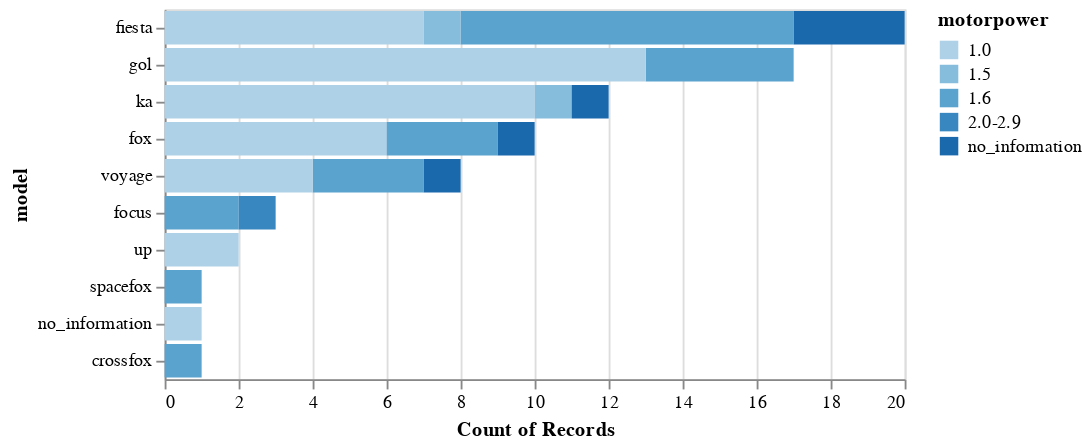

Notebook code cell kept with this figure:
### Code cell
model_power_count(df)

### Figure 1 — Vega-Lite specification as saved in the notebook (floating-point values rounded to 4 significant figures)
{"config": {"view": {"continuousWidth": 400, "continuousHeight": 300}}, "data": {"name": "data-31d66b30673757fd7707bbc3981cf8e4"}, "mark": "bar", "encoding": {"color": {"type": "ordinal", "field": "motorpower"}, "tooltip": [{"type": "nominal", "field": "motorpower"}, {"type": "quantitative", "aggregate": "count"}], "x": {"type": "quantitative", "aggregate": "count"}, "y": {"type": "nominal", "field": "model", "sort": {"encoding": "x", "order": "descending"}}}, "selection": {"selector003": {"type": "interval", "bind": "scales", "encodings": ["x", "y"]}}, "$schema": "https://vega.github.io/schema/vega-lite/v4.8.1.json", "datasets": {"data-31d66b30673757fd7707bbc3981cf8e4": [{"brand": "ford", "model": "fiesta", "version": "fiesta sedan se 1.6 8v flex 4p", "gearbox": "manual", "cartype": "passeio", "regdate": 2013, "mileage": 100, "motorpower": "1.6", "fuel": "flex", "car_steering": "hidráulica", "carcolor": "branco", "doors": "4 portas", "financial": "no_information", "vidro elétrico": 1.0, "air bag": 0.0, "trava elétrica": 1.0, "ar condicionado": 1.0, "direção hidráulica": 1.0, "alarme": 1.0, "som": 0.0, "sensor de ré": 0.0}, {"brand": "ford", "model": "ka", "version": "ka 1.0 se se plus tivct flex 5p", "gearbox": "manual", "cartype": "passeio", "regdate": 2015, "mileage": 58000, "motorpower": "1.0", "fuel": "flex", "car_steering": "elétrica", "carcolor": "prata", "doors": "4 portas", "financial": "ipva pago", "vidro elétrico": 1.0, "air bag": 1.0, "trava elétrica": 1.0, "ar condicionado": 1.0, "direção hidráulica": 0.0, "alarme": 1.0, "som": 1.0, "sensor de ré": 0.0}, {"brand": "ford", "model": "fiesta", "version": "fiesta 1.6 8v flex class 1.6 8v flex 5p", "gearbox": "manual", "cartype": "hatch", "regdate": 2013, "mileage": 70000, "motorpower": "1.6", "fuel": "flex", "car_steering": "hidráulica", "carcolor": "prata", "doors": "4 portas", "financial": "ipva pago", "vidro elétrico": 1.0, "air bag": 1.0, "trava elétrica": 1.0, "ar condicionado": 1.0, "direção hidráulica": 1.0, "alarme": 1.0, "som": 1.0, "sensor de ré": 0.0}, {"brand": "ford", "model": "fiesta", "version": "fiesta sed. 1.6 8v flex 4p", "gearbox": "no_information", "cartype": "sedã", "regdate": 2013, "mileage": 60719, "motorpower": "1.6", "fuel": "flex", "car_steering": "hidráulica", "carcolor": "prata", "doors": "4 portas", "financial": "ipva pago", "vidro elétrico": 1.0, "air bag": 0.0, "trava elétrica": 1.0, "ar condicionado": 1.0, "direção hidráulica": 1.0, "alarme": 1.0, "som": 0.0, "sensor de ré": 0.0}, {"brand": "ford", "model": "ka", "version": "ka 1.0i 3p", "gearbox": "manual", "cartype": "no_information", "regdate": 2015, "mileage": 57000, "motorpower": "1.0", "fuel": "flex", "car_steering": "elétrica", "carcolor": "preto", "doors": "4 portas", "financial": "ipva pago", "vidro elétrico": 1.0, "air bag": 1.0, "trava elétrica": 1.0, "ar condicionado": 1.0, "direção hidráulica": 1.0, "alarme": 1.0, "som": 1.0, "sensor de ré": 0.0}, {"brand": "ford", "model": "ka", "version": "ka 1.0 tecno 8v flex 3p", "gearbox": "manual", "cartype": "hatch", "regdate": 2015, "mileage": 85000, "motorpower": "1.0", "fuel": "flex", "car_steering": "elétrica", "carcolor": "branco", "doors": "4 portas", "financial": "no_information", "vidro elétrico": 1.0, "air bag": 1.0, "trava elétrica": 1.0, "ar condicionado": 1.0, "direção hidráulica": 1.0, "alarme": 1.0, "som": 1.0, "sensor de ré": 1.0}, {"brand": "ford", "model": "fiesta", "version": "fiesta 1.0 8v flex class 1.0 8v flex 5p", "gearbox": "manual", "cartype": "hatch", "regdate": 2013, "mileage": 70000, "motorpower": "1.0", "fuel": "flex", "car_steering": "hidráulica", "carcolor": "prata", "doors": "4 portas", "financial": "ipva pago", "vidro elétrico": 1.0, "air bag": 0.0, "trava elétrica": 1.0, "ar condicionado": 1.0, "direção hidráulica": 1.0, "alarme": 1.0, "som": 1.0, "sensor de ré": 0.0}, {"brand": "ford", "model": "focus", "version": "focus 1.6 s se se plus flex 8v 16v  5p", "gearbox": "manual", "cartype": "no_information", "regdate": 2013, "mileage": 62000, "motorpower": "1.6", "fuel": "flex", "car_steering": "hidráulica", "carcolor": "verde", "doors": "no_information", "financial": "no_information", "vidro elétrico": 1.0, "air bag": 1.0, "trava elétrica": 1.0, "ar condicionado": 1.0, "direção hidráulica": 1.0, "alarme": 1.0, "som": 1.0, "sensor de ré": 0.0}, {"brand": "ford", "model": "fiesta", "version": "fiesta sed. 1.6 8v flex 4p", "gearbox": "manual", "cartype": "sedã", "regdate": 2014, "mileage": 78000, "motorpower": "1.6", "fuel": "flex", "car_steering": "hidráulica", "carcolor": "prata", "doors": "4 portas", "financial": "ipva pago", "vidro elétrico": 1.0, "air bag": 0.0, "trava elétrica": 1.0, "ar condicionado": 1.0, "direção hidráulica": 1.0, "alarme": 1.0, "som": 1.0, "sensor de ré": 1.0}, {"brand": "ford", "model": "focus", "version": "focus 2.0 16v  2.0 16v flex 5p", "gearbox": "automático", "cartype": "hatch", "regdate": 2013, "mileage": 85000, "motorpower": "2.0-2.9", "fuel": "flex", "car_steering": "hidráulica", "carcolor": "branco", "doors": "4 portas", "financial": "no_information", "vidro elétrico": 1.0, "air bag": 1.0, "trava elétrica": 1.0, "ar condicionado": 1.0, "direção hidráulica": 1.0, "alarme": 1.0, "som": 1.0, "sensor de ré": 1.0}, {"brand": "ford", "model": "fiesta", "version": "no_information", "gearbox": "manual", "cartype": "passeio", "regdate": 2014, "mileage": 66090, "motorpower": "1.0", "fuel": "flex", "car_steering": "hidráulica", "carcolor": "vermelho", "doors": "4 portas", "financial": "no_information", "vidro elétrico": 1.0, "air bag": 1.0, "trava elétrica": 1.0, "ar condicionado": 1.0, "direção hidráulica": 0.0, "alarme": 1.0, "som": 0.0, "sensor de ré": 0.0}, {"brand": "ford", "model": "ka", "version": "ka 1.5 16v flex 5p", "gearbox": "manual", "cartype": "sedã", "regdate": 2016, "mileage": 50415, "motorpower": "1.5", "fuel": "flex", "car_steering": "elétrica", "carcolor": "branco", "doors": "4 portas", "financial": "no_information", "vidro elétrico": 1.0, "air bag": 1.0, "trava elétrica": 1.0, "ar condicionado": 1.0, "direção hidráulica": 1.0, "alarme": 1.0, "som": 1.0, "sensor de ré": 1.0}, {"brand": "ford", "model": "fiesta", "version": "fiesta 1.5 16v flex mec. 5p", "gearbox": "manual", "cartype": "hatch", "regdate": 2014, "mileage": 70000, "motorpower": "1.5", "fuel": "flex", "car_steering": "elétrica", "carcolor": "no_information", "doors": "4 portas", "financial": "ipva pago", "vidro elétrico": 1.0, "air bag": 1.0, "trava elétrica": 1.0, "ar condicionado": 1.0, "direção hidráulica": 0.0, "alarme": 1.0, "som": 1.0, "sensor de ré": 0.0}, {"brand": "ford", "model": "fiesta", "version": "fiesta se 1.0 8v flex 5p", "gearbox": "manual", "cartype": "hatch", "regdate": 2014, "mileage": 45585, "motorpower": "1.0", "fuel": "flex", "car_steering": "hidráulica", "carcolor": "prata", "doors": "4 portas", "financial": "ipva pago", "vidro elétrico": 1.0, "air bag": 1.0, "trava elétrica": 1.0, "ar condicionado": 1.0, "direção hidráulica": 1.0, "alarme": 1.0, "som": 1.0, "sensor de ré": 0.0}, {"brand": "ford", "model": "ka", "version": "ka 1.0 sel tivct flex 5p", "gearbox": "manual", "cartype": "no_information", "regdate": 2015, "mileage": 70000, "motorpower": "1.0", "fuel": "flex", "car_steering": "elétrica", "carcolor": "preto", "doors": "4 portas", "financial": "ipva pago", "vidro elétrico": 1.0, "air bag": 1.0, "trava elétrica": 1.0, "ar condicionado": 1.0, "direção hidráulica": 1.0, "alarme": 1.0, "som": 1.0, "sensor de ré": 0.0}, {"brand": "ford", "model": "fiesta", "version": "fiesta class 1.0 4p", "gearbox": "manual", "cartype": "no_information", "regdate": 2013, "mileage": 70000, "motorpower": "1.0", "fuel": "flex", "car_steering": "hidráulica", "carcolor": "preto", "doors": "4 portas", "financial": "ipva pago", "vidro elétrico": 0.0, "air bag": 0.0, "trava elétrica": 0.0, "ar condicionado": 0.0, "direção hidráulica": 0.0, "alarme": 0.0, "som": 0.0, "sensor de ré": 0.0}, {"brand": "ford", "model": "ka", "version": "no_information", "gearbox": "manual", "cartype": "passeio", "regdate": 2015, "mileage": 58000, "motorpower": "1.0", "fuel": "flex", "car_steering": "hidráulica", "carcolor": "preto", "doors": "4 portas", "financial": "ipva pago", "vidro elétrico": 1.0, "air bag": 1.0, "trava elétrica": 1.0, "ar condicionado": 1.0, "direção hidráulica": 1.0, "alarme": 0.0, "som": 1.0, "sensor de ré": 0.0}, {"brand": "ford", "model": "fiesta", "version": "fiesta 1.6 8v flex class 1.6 8v flex 5p", "gearbox": "manual", "cartype": "hatch", "regdate": 2013, "mileage": 79068, "motorpower": "no_information", "fuel": "flex", "car_steering": "no_information", "carcolor": "no_information", "doors": "2 portas", "financial": "no_information", "vidro elétrico": 0.0, "air bag": 0.0, "trava elétrica": 0.0, "ar condicionado": 0.0, "direção hidráulica": 0.0, "alarme": 0.0, "som": 0.0, "sensor de ré": 0.0}, {"brand": "ford", "model": "fiesta", "version": "fiesta sedan se 1.6 8v flex 4p", "gearbox": "manual", "cartype": "sedã", "regdate": 2013, "mileage": 60719, "motorpower": "1.6", "fuel": "flex", "car_steering": "hidráulica", "carcolor": "preto", "doors": "4 portas", "financial": "ipva pago", "vidro elétrico": 1.0, "air bag": 0.0, "trava elétrica": 1.0, "ar condicionado": 1.0, "direção hidráulica": 1.0, "alarme": 1.0, "som": 0.0, "sensor de ré": 0.0}, {"brand": "ford", "model": "fiesta", "version": "fiesta 1.6 8v flex class 1.6 8v flex 5p", "gearbox": "manual", "cartype": "hatch", "regdate": 2013, "mileage": 96000, "motorpower": "1.6", "fuel": "flex", "car_steering": "hidráulica", "carcolor": "preto", "doors": "4 portas", "financial": "ipva pago", "vidro elétrico": 1.0, "air bag": 0.0, "trava elétrica": 1.0, "ar condicionado": 1.0, "direção hidráulica": 1.0, "alarme": 0.0, "som": 1.0, "sensor de ré": 1.0}, {"brand": "ford", "model": "fiesta", "version": "fiesta 1.6 8v flex class 1.6 8v flex 5p", "gearbox": "manual", "cartype": "passeio", "regdate": 2013, "mileage": 71000, "motorpower": "1.6", "fuel": "flex", "car_steering": "hidráulica", "carcolor": "prata", "doors": "4 portas", "financial": "ipva pago", "vidro elétrico": 1.0, "air bag": 0.0, "trava elétrica": 1.0, "ar condicionado": 1.0, "direção hidráulica": 1.0, "alarme": 1.0, "som": 1.0, "sensor de ré": 1.0}, {"brand": "ford", "model": "ka", "version": "ka 1.0 8v 1.0 8v st flex 3p", "gearbox": "manual", "cartype": "hatch", "regdate": 2013, "mileage": 70000, "motorpower": "1.0", "fuel": "flex", "car_steering": "hidráulica", "carcolor": "preto", "doors": "4 portas", "financial": "ipva pago", "vidro elétrico": 1.0, "air bag": 0.0, "trava elétrica": 1.0, "ar condicionado": 1.0, "direção hidráulica": 1.0, "alarme": 1.0, "som": 0.0, "sensor de ré": 0.0}, {"brand": "ford", "model": "ka", "version": "no_information", "gearbox": "manual", "cartype": "passeio", "regdate": 2017, "mileage": 70000, "motorpower": "1.0", "fuel": "flex", "car_steering": "elétrica", "carcolor": "preto", "doors": "4 portas", "financial": "no_information", "vidro elétrico": 1.0, "air bag": 1.0, "trava elétrica": 1.0, "ar condicionado": 1.0, "direção hidráulica": 0.0, "alarme": 1.0, "som": 0.0, "sensor de ré": 0.0}, {"brand": "ford", "model": "ka", "version": "ka 1.0 se se plus tivct flex 5p", "gearbox": "manual", "cartype": "hatch", "regdate": 2015, "mileage": 70000, "motorpower": "1.0", "fuel": "flex", "car_steering": "hidráulica", "carcolor": "branco", "doors": "4 portas", "financial": "no_information", "vidro elétrico": 1.0, "air bag": 0.0, "trava elétrica": 1.0, "ar condicionado": 1.0, "direção hidráulica": 1.0, "alarme": 1.0, "som": 1.0, "sensor de ré": 0.0}, {"brand": "ford", "model": "ka", "version": "ka 1.0 sel tivct flex 5p", "gearbox": "manual", "cartype": "hatch", "regdate": 2015, "mileage": 75000, "motorpower": "1.0", "fuel": "flex", "car_steering": "elétrica", "carcolor": "prata", "doors": "4 portas", "financial": "ipva pago", "vidro elétrico": 1.0, "air bag": 1.0, "trava elétrica": 1.0, "ar condicionado": 1.0, "direção hidráulica": 1.0, "alarme": 1.0, "som": 1.0, "sensor de ré": 0.0}, {"brand": "ford", "model": "fiesta", "version": "fiesta 1.0 8v flex class 1.0 8v flex 5p", "gearbox": "manual", "cartype": "hatch", "regdate": 2014, "mileage": 82380, "motorpower": "1.0", "fuel": "flex", "car_steering": "hidráulica", "carcolor": "branco", "doors": "4 portas", "financial": "no_information", "vidro elétrico": 1.0, "air bag": 1.0, "trava elétrica": 1.0, "ar condicionado": 1.0, "direção hidráulica": 1.0, "alarme": 1.0, "som": 1.0, "sensor de ré": 1.0}, {"brand": "ford", "model": "fiesta", "version": "no_information", "gearbox": "no_information", "cartype": "no_information", "regdate": 2013, "mileage": 87000, "motorpower": "no_information", "fuel": "flex", "car_steering": "hidráulica", "carcolor": "no_information", "doors": "4 portas", "financial": "ipva pago", "vidro elétrico": 1.0, "air bag": 0.0, "trava elétrica": 1.0, "ar condicionado": 1.0, "direção hidráulica": 1.0, "alarme": 1.0, "som": 1.0, "sensor de ré": 0.0}, {"brand": "ford", "model": "ka", "version": "no_information", "gearbox": "manual", "cartype": "passeio", "regdate": 2017, "mileage": 7800, "motorpower": "1.0", "fuel": "flex", "car_steering": "hidráulica", "carcolor": "vermelho", "doors": "4 portas", "financial": "no_information", "vidro elétrico": 1.0, "air bag": 1.0, "trava elétrica": 1.0, "ar condicionado": 1.0, "direção hidráulica": 0.0, "alarme": 1.0, "som": 0.0, "sensor de ré": 0.0}, {"brand": "ford", "model": "ka", "version": "ka 1.0 8v 1.0 8v st flex 3p", "gearbox": "manual", "cartype": "no_information", "regdate": 2013, "mileage": 85000, "motorpower": "no_information", "fuel": "flex", "car_steering": "no_information", "carcolor": "no_information", "doors": "no_information", "financial": "ipva pago", "vidro elétrico": 0.0, "air bag": 0.0, "trava elétrica": 0.0, "ar condicionado": 0.0, "direção hidráulica": 0.0, "alarme": 0.0, "som": 0.0, "sensor de ré": 0.0}, {"brand": "ford", "model": "focus", "version": "focus 1.6 s se se plus flex 8v 16v  5p", "gearbox": "manual", "cartype": "hatch", "regdate": 2013, "mileage": 78000, "motorpower": "1.6", "fuel": "flex", "car_steering": "hidráulica", "carcolor": "prata", "doors": "4 portas", "financial": "ipva pago", "vidro elétrico": 1.0, "air bag": 1.0, "trava elétrica": 1.0, "ar condicionado": 1.0, "direção hidráulica": 1.0, "alarme": 1.0, "som": 1.0, "sensor de ré": 1.0}, {"brand": "ford", "model": "fiesta", "version": "fiesta 1.6 16v flex mec. 5p", "gearbox": "manual", "cartype": "hatch", "regdate": 2013, "mileage": 34000, "motorpower": "1.6", "fuel": "flex", "car_steering": "hidráulica", "carcolor": "branco", "doors": "4 portas", "financial": "ipva pago", "vidro elétrico": 1.0, "air bag": 0.0, "trava elétrica": 1.0, "ar condicionado": 1.0, "direção hidráulica": 0.0, "alarme": 1.0, "som": 0.0, "sensor de ré": 0.0}, {"brand": "ford", "model": "fiesta", "version": "fiesta se 1.6 8v flex 5p", "gearbox": "manual", "cartype": "passeio", "regdate": 2014, "mileage": 60000, "motorpower": "no_information", "fuel": "flex", "car_steering": "no_information", "carcolor": "no_information", "doors": "4 portas", "financial": "no_information", "vidro elétrico": 1.0, "air bag": 1.0, "trava elétrica": 1.0, "ar condicionado": 1.0, "direção hidráulica": 1.0, "alarme": 1.0, "som": 0.0, "sensor de ré": 0.0}, {"brand": "ford", "model": "fiesta", "version": "fiesta sedan se 1.6 8v flex 4p", "gearbox": "manual", "cartype": "sedã", "regdate": 2014, "mileage": 81000, "motorpower": "1.6", "fuel": "flex", "car_steering": "hidráulica", "carcolor": "preto", "doors": "4 portas", "financial": "ipva pago", "vidro elétrico": 1.0, "air bag": 1.0, "trava elétrica": 1.0, "ar condicionado": 1.0, "direção hidráulica": 1.0, "alarme": 1.0, "som": 1.0, "sensor de ré": 0.0}, {"brand": "ford", "model": "fiesta", "version": "no_information", "gearbox": "manual", "cartype": "passeio", "regdate": 2013, "mileage": 79990, "motorpower": "1.0", "fuel": "flex", "car_steering": "hidráulica", "carcolor": "prata", "doors": "4 portas", "financial": "no_information", "vidro elétrico": 1.0, "air bag": 1.0, "trava elétrica": 1.0, "ar condicionado": 1.0, "direção hidráulica": 0.0, "alarme": 1.0, "som": 0.0, "sensor de ré": 0.0}, {"brand": "ford", "model": "fiesta", "version": "1.0 rocam se plus hatch 8v flex 4p manual", "gearbox": "manual", "cartype": "hatch", "regdate": 2013, "mileage": 92500, "motorpower": "1.0", "fuel": "flex", "car_steering": "hidráulica", "carcolor": "branco", "doors": "no_information", "financial": "no_information", "vidro elétrico": 1.0, "air bag": 0.0, "trava elétrica": 0.0, "ar condicionado": 1.0, "direção hidráulica": 0.0, "alarme": 0.0, "som": 1.0, "sensor de ré": 0.0}, {"brand": "volkswagen", "model": "spacefox", "version": "no_information", "gearbox": "manual", "cartype": "passeio", "regdate": 2013, "mileage": 60719, "motorpower": "1.6", "fuel": "flex", "car_steering": "hidráulica", "carcolor": "preto", "doors": "4 portas", "financial": "no_information", "vidro elétrico": 1.0, "air bag": 1.0, "trava elétrica": 1.0, "ar condicionado": 1.0, "direção hidráulica": 0.0, "alarme": 1.0, "som": 0.0, "sensor de ré": 0.0}, {"brand": "volkswagen", "model": "gol", "version": "gol comfortline 1.6 t. flex 8v 5p", "gearbox": "manual", "cartype": "passeio", "regdate": 2015, "mileage": 60719, "motorpower": "1.6", "fuel": "flex", "car_steering": "hidráulica", "carcolor": "preto", "doors": "4 portas", "financial": "no_information", "vidro elétrico": 1.0, "air bag": 1.0, "trava elétrica": 1.0, "ar condicionado": 1.0, "direção hidráulica": 0.0, "alarme": 1.0, "som": 0.0, "sensor de ré": 0.0}, {"brand": "volkswagen", "model": "gol", "version": "no_information", "gearbox": "manual", "cartype": "passeio", "regdate": 2013, "mileage": 77000, "motorpower": "1.0", "fuel": "flex", "car_steering": "hidráulica", "carcolor": "cinza", "doors": "4 portas", "financial": "no_information", "vidro elétrico": 1.0, "air bag": 1.0, "trava elétrica": 1.0, "ar condicionado": 1.0, "direção hidráulica": 0.0, "alarme": 0.0, "som": 0.0, "sensor de ré": 0.0}, {"brand": "volkswagen", "model": "gol", "version": "gol 1.0 trend  power 8v 4p", "gearbox": "manual", "cartype": "hatch", "regdate": 2014, "mileage": 88000, "motorpower": "1.0", "fuel": "flex", "car_steering": "hidráulica", "carcolor": "prata", "doors": "4 portas", "financial": "ipva pago", "vidro elétrico": 1.0, "air bag": 0.0, "trava elétrica": 1.0, "ar condicionado": 1.0, "direção hidráulica": 1.0, "alarme": 1.0, "som": 1.0, "sensor de ré": 0.0}, {"brand": "volkswagen", "model": "fox", "version": "fox comfortline 1.0 flex 8v 5p", "gearbox": "manual", "cartype": "passeio", "regdate": 2015, "mileage": 47, "motorpower": "1.0", "fuel": "flex", "car_steering": "hidráulica", "carcolor": "vermelho", "doors": "4 portas", "financial": "ipva pago", "vidro elétrico": 1.0, "air bag": 1.0, "trava elétrica": 1.0, "ar condicionado": 1.0, "direção hidráulica": 1.0, "alarme": 1.0, "som": 1.0, "sensor de ré": 1.0}, {"brand": "volkswagen", "model": "gol", "version": "gol trendline 1.0 t.flex 12v 5p", "gearbox": "manual", "cartype": "hatch", "regdate": 2017, "mileage": 101, "motorpower": "1.0", "fuel": "flex", "car_steering": "hidráulica", "carcolor": "branco", "doors": "4 portas", "financial": "no_information", "vidro elétrico": 1.0, "air bag": 1.0, "trava elétrica": 1.0, "ar condicionado": 1.0, "direção hidráulica": 1.0, "alarme": 1.0, "som": 0.0, "sensor de ré": 0.0}, {"brand": "volkswagen", "model": "fox", "version": "fox trendline 1.0 flex 8v 5p", "gearbox": "manual", "cartype": "passeio", "regdate": 2014, "mileage": 68, "motorpower": "1.0", "fuel": "flex", "car_steering": "hidráulica", "carcolor": "no_information", "doors": "4 portas", "financial": "no_information", "vidro elétrico": 1.0, "air bag": 1.0, "trava elétrica": 1.0, "ar condicionado": 1.0, "direção hidráulica": 1.0, "alarme": 1.0, "som": 1.0, "sensor de ré": 1.0}, {"brand": "volkswagen", "model": "gol", "version": "gol city  trend  titan 1.0 t. flex 8v 4p", "gearbox": "manual", "cartype": "hatch", "regdate": 2015, "mileage": 55000, "motorpower": "1.0", "fuel": "flex", "car_steering": "hidráulica", "carcolor": "prata", "doors": "4 portas", "financial": "ipva pago", "vidro elétrico": 1.0, "air bag": 1.0, "trava elétrica": 1.0, "ar condicionado": 1.0, "direção hidráulica": 1.0, "alarme": 1.0, "som": 1.0, "sensor de ré": 0.0}, {"brand": "volkswagen", "model": "no_information", "version": "no_information", "gearbox": "no_information", "cartype": "hatch", "regdate": 2014, "mileage": 52000, "motorpower": "1.0", "fuel": "flex", "car_steering": "no_information", "carcolor": "prata", "doors": "4 portas", "financial": "ipva pago", "vidro elétrico": 1.0, "air bag": 0.0, "trava elétrica": 1.0, "ar condicionado": 1.0, "direção hidráulica": 1.0, "alarme": 0.0, "som": 0.0, "sensor de ré": 0.0}, {"brand": "volkswagen", "model": "gol", "version": "gol 1.0 trend  power 8v 4p", "gearbox": "manual", "cartype": "hatch", "regdate": 2013, "mileage": 83000, "motorpower": "1.0", "fuel": "flex", "car_steering": "hidráulica", "carcolor": "cinza", "doors": "4 portas", "financial": "ipva pago", "vidro elétrico": 1.0, "air bag": 0.0, "trava elétrica": 1.0, "ar condicionado": 1.0, "direção hidráulica": 1.0, "alarme": 0.0, "som": 1.0, "sensor de ré": 0.0}, {"brand": "volkswagen", "model": "voyage", "version": "voyage 1.6 1.6 city  mi total flex 8v 4p", "gearbox": "manual", "cartype": "sedã", "regdate": 2015, "mileage": 68000, "motorpower": "1.6", "fuel": "flex", "car_steering": "hidráulica", "carcolor": "cinza", "doors": "4 portas", "financial": "ipva pago", "vidro elétrico": 1.0, "air bag": 1.0, "trava elétrica": 1.0, "ar condicionado": 1.0, "direção hidráulica": 1.0, "alarme": 0.0, "som": 0.0, "sensor de ré": 0.0}, {"brand": "volkswagen", "model": "fox", "version": "no_information", "gearbox": "manual", "cartype": "passeio", "regdate": 2014, "mileage": 29234, "motorpower": "1.6", "fuel": "flex", "car_steering": "hidráulica", "carcolor": "vermelho", "doors": "4 portas", "financial": "no_information", "vidro elétrico": 1.0, "air bag": 1.0, "trava elétrica": 1.0, "ar condicionado": 1.0, "direção hidráulica": 0.0, "alarme": 1.0, "som": 0.0, "sensor de ré": 0.0}, {"brand": "volkswagen", "model": "gol", "version": "gol i motion comfort. 1.6 t. flex 8v 5p", "gearbox": "semiautomático", "cartype": "hatch", "regdate": 2015, "mileage": 1111, "motorpower": "1.6", "fuel": "flex", "car_steering": "hidráulica", "carcolor": "preto", "doors": "4 portas", "financial": "ipva pago", "vidro elétrico": 1.0, "air bag": 1.0, "trava elétrica": 1.0, "ar condicionado": 1.0, "direção hidráulica": 1.0, "alarme": 1.0, "som": 1.0, "sensor de ré": 0.0}, {"brand": "volkswagen", "model": "fox", "version": "fox 1.6 mi total flex 8v 5p", "gearbox": "manual", "cartype": "no_information", "regdate": 2013, "mileage": 81000, "motorpower": "1.6", "fuel": "flex", "car_steering": "hidráulica", "carcolor": "preto", "doors": "4 portas", "financial": "no_information", "vidro elétrico": 1.0, "air bag": 1.0, "trava elétrica": 1.0, "ar condicionado": 1.0, "direção hidráulica": 0.0, "alarme": 0.0, "som": 0.0, "sensor de ré": 0.0}, {"brand": "volkswagen", "model": "gol", "version": "gol  novo  1.0 mi total flex 8v 4p", "gearbox": "manual", "cartype": "hatch", "regdate": 2015, "mileage": 48660, "motorpower": "1.0", "fuel": "flex", "car_steering": "hidráulica", "carcolor": "branco", "doors": "4 portas", "financial": "no_information", "vidro elétrico": 1.0, "air bag": 0.0, "trava elétrica": 1.0, "ar condicionado": 1.0, "direção hidráulica": 1.0, "alarme": 1.0, "som": 0.0, "sensor de ré": 0.0}, {"brand": "volkswagen", "model": "gol", "version": "no_information", "gearbox": "manual", "cartype": "passeio", "regdate": 2013, "mileage": 88000, "motorpower": "1.0", "fuel": "flex", "car_steering": "hidráulica", "carcolor": "branco", "doors": "4 portas", "financial": "no_information", "vidro elétrico": 1.0, "air bag": 0.0, "trava elétrica": 0.0, "ar condicionado": 1.0, "direção hidráulica": 0.0, "alarme": 1.0, "som": 0.0, "sensor de ré": 0.0}, {"brand": "volkswagen", "model": "gol", "version": "gol trendline 1.0 t.flex 8v 5p", "gearbox": "manual", "cartype": "hatch", "regdate": 2016, "mileage": 45882, "motorpower": "1.0", "fuel": "flex", "car_steering": "hidráulica", "carcolor": "prata", "doors": "4 portas", "financial": "ipva pago", "vidro elétrico": 1.0, "air bag": 1.0, "trava elétrica": 1.0, "ar condicionado": 1.0, "direção hidráulica": 0.0, "alarme": 1.0, "som": 1.0, "sensor de ré": 0.0}, {"brand": "volkswagen", "model": "voyage", "version": "voyage  trendline 1.0 t.flex 8v 4p", "gearbox": "manual", "cartype": "sedã", "regdate": 2013, "mileage": 103000, "motorpower": "1.0", "fuel": "flex", "car_steering": "hidráulica", "carcolor": "preto", "doors": "4 portas", "financial": "no_information", "vidro elétrico": 1.0, "air bag": 0.0, "trava elétrica": 1.0, "ar condicionado": 1.0, "direção hidráulica": 1.0, "alarme": 1.0, "som": 0.0, "sensor de ré": 0.0}, {"brand": "volkswagen", "model": "voyage", "version": "voyage i motion trend 1.6 mi t. flex 8v", "gearbox": "manual", "cartype": "sedã", "regdate": 2013, "mileage": 192, "motorpower": "1.6", "fuel": "flex", "car_steering": "hidráulica", "carcolor": "branco", "doors": "4 portas", "financial": "com multas", "vidro elétrico": 1.0, "air bag": 1.0, "trava elétrica": 1.0, "ar condicionado": 1.0, "direção hidráulica": 1.0, "alarme": 1.0, "som": 1.0, "sensor de ré": 0.0}, {"brand": "volkswagen", "model": "voyage", "version": "voyage 1.0 1.0 city mi total flex 8v 4p", "gearbox": "manual", "cartype": "sedã", "regdate": 2013, "mileage": 90000, "motorpower": "1.0", "fuel": "flex", "car_steering": "hidráulica", "carcolor": "prata", "doors": "4 portas", "financial": "ipva pago", "vidro elétrico": 1.0, "air bag": 0.0, "trava elétrica": 1.0, "ar condicionado": 1.0, "direção hidráulica": 1.0, "alarme": 1.0, "som": 1.0, "sensor de ré": 1.0}, {"brand": "volkswagen", "model": "voyage", "version": "voyage 1.0 1.0 city mi total flex 8v 4p", "gearbox": "manual", "cartype": "sedã", "regdate": 2013, "mileage": 98000, "motorpower": "1.0", "fuel": "flex", "car_steering": "hidráulica", "carcolor": "prata", "doors": "4 portas", "financial": "no_information", "vidro elétrico": 0.0, "air bag": 0.0, "trava elétrica": 0.0, "ar condicionado": 0.0, "direção hidráulica": 0.0, "alarme": 0.0, "som": 0.0, "sensor de ré": 0.0}, {"brand": "volkswagen", "model": "voyage", "version": "voyage trendline 1.0 t.flex 12v 4p", "gearbox": "manual", "cartype": "hatch", "regdate": 2013, "mileage": 74154, "motorpower": "no_information", "fuel": "flex", "car_steering": "no_information", "carcolor": "no_information", "doors": "2 portas", "financial": "no_information", "vidro elétrico": 0.0, "air bag": 0.0, "trava elétrica": 0.0, "ar condicionado": 0.0, "direção hidráulica": 0.0, "alarme": 0.0, "som": 0.0, "sensor de ré": 0.0}, {"brand": "volkswagen", "model": "gol", "version": "no_information", "gearbox": "manual", "cartype": "passeio", "regdate": 2014, "mileage": 68000, "motorpower": "1.0", "fuel": "flex", "car_steering": "mecnica", "carcolor": "prata", "doors": "4 portas", "financial": "no_information", "vidro elétrico": 1.0, "air bag": 0.0, "trava elétrica": 1.0, "ar condicionado": 1.0, "direção hidráulica": 0.0, "alarme": 0.0, "som": 0.0, "sensor de ré": 0.0}, {"brand": "volkswagen", "model": "gol", "version": "gol  novo  1.0 mi total flex 8v 2p", "gearbox": "manual", "cartype": "hatch", "regdate": 2014, "mileage": 96000, "motorpower": "1.0", "fuel": "flex", "car_steering": "mecnica", "carcolor": "branco", "doors": "2 portas", "financial": "no_information", "vidro elétrico": 1.0, "air bag": 1.0, "trava elétrica": 1.0, "ar condicionado": 1.0, "direção hidráulica": 0.0, "alarme": 1.0, "som": 1.0, "sensor de ré": 0.0}, {"brand": "volkswagen", "model": "fox", "version": "fox rock in rio 1.6 mi total flex 8v 5p", "gearbox": "manual", "cartype": "hatch", "regdate": 2014, "mileage": 20000, "motorpower": "1.6", "fuel": "flex", "car_steering": "hidráulica", "carcolor": "azul", "doors": "4 portas", "financial": "ipva pago", "vidro elétrico": 1.0, "air bag": 1.0, "trava elétrica": 1.0, "ar condicionado": 1.0, "direção hidráulica": 1.0, "alarme": 1.0, "som": 0.0, "sensor de ré": 1.0}, {"brand": "volkswagen", "model": "gol", "version": "no_information", "gearbox": "manual", "cartype": "passeio", "regdate": 2014, "mileage": 88000, "motorpower": "1.0", "fuel": "flex", "car_steering": "hidráulica", "carcolor": "prata", "doors": "4 portas", "financial": "no_information", "vidro elétrico": 1.0, "air bag": 1.0, "trava elétrica": 1.0, "ar condicionado": 1.0, "direção hidráulica": 0.0, "alarme": 0.0, "som": 0.0, "sensor de ré": 0.0}, {"brand": "volkswagen", "model": "gol", "version": "no_information", "gearbox": "manual", "cartype": "passeio", "regdate": 2013, "mileage": 60719, "motorpower": "1.6", "fuel": "flex", "car_steering": "hidráulica", "carcolor": "branco", "doors": "4 portas", "financial": "no_information", "vidro elétrico": 1.0, "air bag": 1.0, "trava elétrica": 1.0, "ar condicionado": 1.0, "direção hidráulica": 0.0, "alarme": 1.0, "som": 0.0, "sensor de ré": 0.0}, {"brand": "volkswagen", "model": "fox", "version": "fox trendline 1.0 flex 12v 5p", "gearbox": "manual", "cartype": "passeio", "regdate": 2016, "mileage": 60000, "motorpower": "1.0", "fuel": "flex", "car_steering": "hidráulica", "carcolor": "branco", "doors": "4 portas", "financial": "ipva pago", "vidro elétrico": 1.0, "air bag": 1.0, "trava elétrica": 1.0, "ar condicionado": 1.0, "direção hidráulica": 1.0, "alarme": 1.0, "som": 1.0, "sensor de ré": 1.0}, {"brand": "volkswagen", "model": "up", "version": "no_information", "gearbox": "manual", "cartype": "passeio", "regdate": 2015, "mileage": 84612, "motorpower": "1.0", "fuel": "flex", "car_steering": "hidráulica", "carcolor": "branco", "doors": "4 portas", "financial": "no_information", "vidro elétrico": 1.0, "air bag": 1.0, "trava elétrica": 1.0, "ar condicionado": 1.0, "direção hidráulica": 0.0, "alarme": 1.0, "som": 0.0, "sensor de ré": 0.0}, {"brand": "volkswagen", "model": "up", "version": "up  move 1.0 total flex 12v 5p", "gearbox": "manual", "cartype": "hatch", "regdate": 2014, "mileage": 90000, "motorpower": "1.0", "fuel": "flex", "car_steering": "elétrica", "carcolor": "preto", "doors": "4 portas", "financial": "ipva pago", "vidro elétrico": 1.0, "air bag": 1.0, "trava elétrica": 1.0, "ar condicionado": 1.0, "direção hidráulica": 1.0, "alarme": 1.0, "som": 1.0, "sensor de ré": 0.0}, {"brand": "volkswagen", "model": "fox", "version": "fox 1.0 mi total flex 8v 3p", "gearbox": "manual", "cartype": "hatch", "regdate": 2013, "mileage": 61390, "motorpower": "1.0", "fuel": "flex", "car_steering": "hidráulica", "carcolor": "preto", "doors": "4 portas", "financial": "ipva pago", "vidro elétrico": 1.0, "air bag": 0.0, "trava elétrica": 1.0, "ar condicionado": 1.0, "direção hidráulica": 1.0, "alarme": 1.0, "som": 1.0, "sensor de ré": 1.0}, {"brand": "volkswagen", "model": "voyage", "version": "voyage 1.0 1.0 city mi total flex 8v 4p", "gearbox": "manual", "cartype": "sedã", "regdate": 2013, "mileage": 68000, "motorpower": "1.0", "fuel": "flex", "car_steering": "hidráulica", "carcolor": "preto", "doors": "4 portas", "financial": "ipva pago", "vidro elétrico": 1.0, "air bag": 0.0, "trava elétrica": 1.0, "ar condicionado": 1.0, "direção hidráulica": 1.0, "alarme": 1.0, "som": 1.0, "sensor de ré": 1.0}, {"brand": "volkswagen", "model": "fox", "version": "fox 1.0 mi total flex 8v 5p", "gearbox": "manual", "cartype": "hatch", "regdate": 2013, "mileage": 76000, "motorpower": "1.0", "fuel": "flex", "car_steering": "hidráulica", "carcolor": "verde", "doors": "4 portas", "financial": "ipva pago", "vidro elétrico": 1.0, "air bag": 0.0, "trava elétrica": 1.0, "ar condicionado": 1.0, "direção hidráulica": 1.0, "alarme": 1.0, "som": 1.0, "sensor de ré": 0.0}, {"brand": "volkswagen", "model": "gol", "version": "gol special  special xtreme 1.0 mi 2p", "gearbox": "manual", "cartype": "hatch", "regdate": 2015, "mileage": 83000, "motorpower": "1.0", "fuel": "flex", "car_steering": "hidráulica", "carcolor": "prata", "doors": "2 portas", "financial": "ipva pago", "vidro elétrico": 0.0, "air bag": 1.0, "trava elétrica": 0.0, "ar condicionado": 1.0, "direção hidráulica": 1.0, "alarme": 0.0, "som": 1.0, "sensor de ré": 0.0}, {"brand": "volkswagen", "model": "fox", "version": "no_information", "gearbox": "manual", "cartype": "passeio", "regdate": 2014, "mileage": 82000, "motorpower": "no_information", "fuel": "flex", "car_steering": "hidráulica", "carcolor": "preto", "doors": "no_information", "financial": "ipva pago", "vidro elétrico": 1.0, "air bag": 0.0, "trava elétrica": 1.0, "ar condicionado": 1.0, "direção hidráulica": 1.0, "alarme": 1.0, "som": 1.0, "sensor de ré": 0.0}, {"brand": "volkswagen", "model": "crossfox", "version": "crossfox 1.6 mi total flex 8v 5p", "gearbox": "manual", "cartype": "hatch", "regdate": 2013, "mileage": 77000, "motorpower": "1.6", "fuel": "flex", "car_steering": "hidráulica", "carcolor": "amarelo", "doors": "4 portas", "financial": "ipva pago", "vidro elétrico": 1.0, "air bag": 1.0, "trava elétrica": 1.0, "ar condicionado": 1.0, "direção hidráulica": 1.0, "alarme": 1.0, "som": 1.0, "sensor de ré": 1.0}, {"brand": "volkswagen", "model": "gol", "version": "no_information", "gearbox": "manual", "cartype": "passeio", "regdate": 2016, "mileage": 70000, "motorpower": "1.6", "fuel": "flex", "car_steering": "hidráulica", "carcolor": "branco", "doors": "4 portas", "financial": "ipva pago", "vidro elétrico": 1.0, "air bag": 1.0, "trava elétrica": 1.0, "ar condicionado": 1.0, "direção hidráulica": 1.0, "alarme": 1.0, "som": 1.0, "sensor de ré": 0.0}, {"brand": "volkswagen", "model": "voyage", "version": "voyage 1.6 msi flex 8v 4p", "gearbox": "manual", "cartype": "sedã", "regdate": 2015, "mileage": 68000, "motorpower": "1.6", "fuel": "flex", "car_steering": "hidráulica", "carcolor": "cinza", "doors": "4 portas", "financial": "ipva pago", "vidro elétrico": 1.0, "air bag": 0.0, "trava elétrica": 1.0, "ar condicionado": 1.0, "direção hidráulica": 1.0, "alarme": 1.0, "som": 1.0, "sensor de ré": 0.0}, {"brand": "volkswagen", "model": "gol", "version": "gol trendline 1.0 t.flex 8v 5p", "gearbox": "manual", "cartype": "hatch", "regdate": 2015, "mileage": 86000, "motorpower": "1.0", "fuel": "flex", "car_steering": "hidráulica", "carcolor": "preto", "doors": "4 portas", "financial": "ipva pago", "vidro elétrico": 1.0, "air bag": 1.0, "trava elétrica": 1.0, "ar condicionado": 1.0, "direção hidráulica": 1.0, "alarme": 1.0, "som": 1.0, "sensor de ré": 1.0}, {"brand": "volkswagen", "model": "fox", "version": "no_information", "gearbox": "manual", "cartype": "passeio", "regdate": 2015, "mileage": 79575, "motorpower": "1.0", "fuel": "flex", "car_steering": "hidráulica", "carcolor": "prata", "doors": "4 portas", "financial": "no_information", "vidro elétrico": 1.0, "air bag": 1.0, "trava elétrica": 1.0, "ar condicionado": 1.0, "direção hidráulica": 0.0, "alarme": 0.0, "som": 0.0, "sensor de ré": 0.0}]}}
